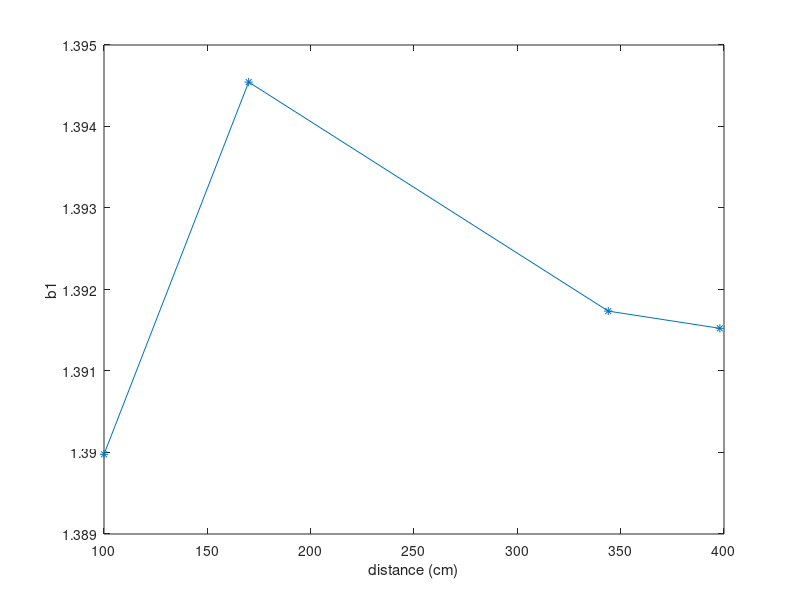
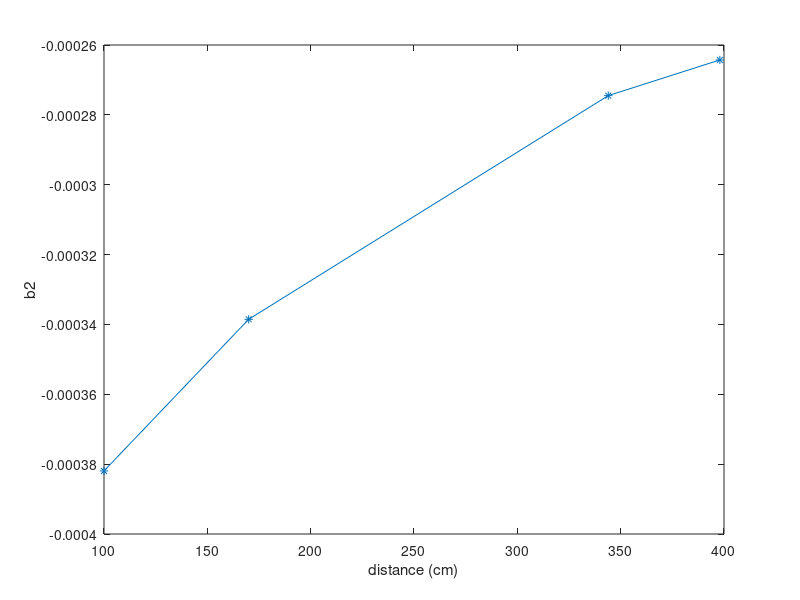

These figures' MATLAB source, in order:
close all
clear
clc
%%
b_100 = [1.389977593139575,-0.000381941225009];
b_170 = [1.394545220213261,-0.000338534255579];
b_344 = [1.391734908902134,-0.000274493270528];
b_398 = [1.391523605904583,-0.000264278111441];
B = [b_100;b_170;b_344;b_398];
D = [100;170;344;398];
%%
figure('Name','b1 vs distances','NumberTitle','off')
plot(D,B(:,1),'-*');
xlabel('distance (cm)')
ylabel('b1')
figure('Name','b2 vs distances','NumberTitle','off')
plot(D,B(:,2),'-*');
xlabel('distance (cm)')
ylabel('b2')